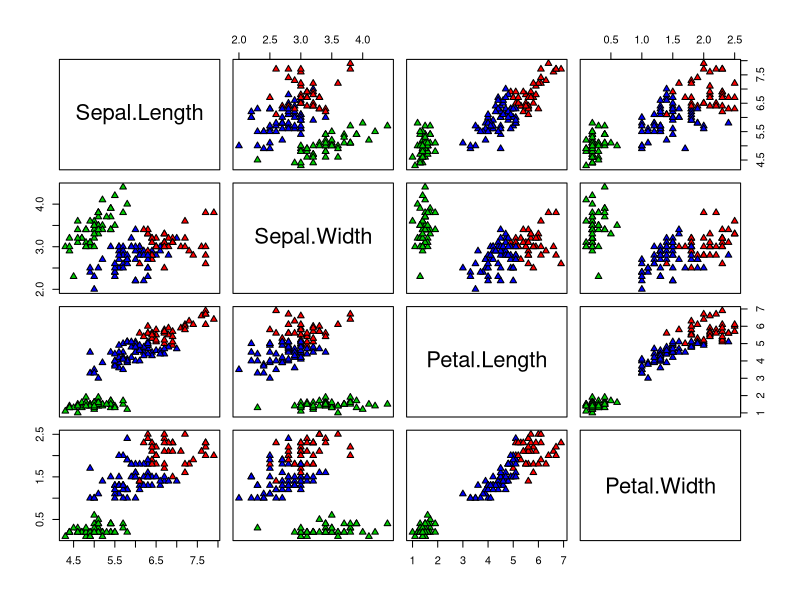
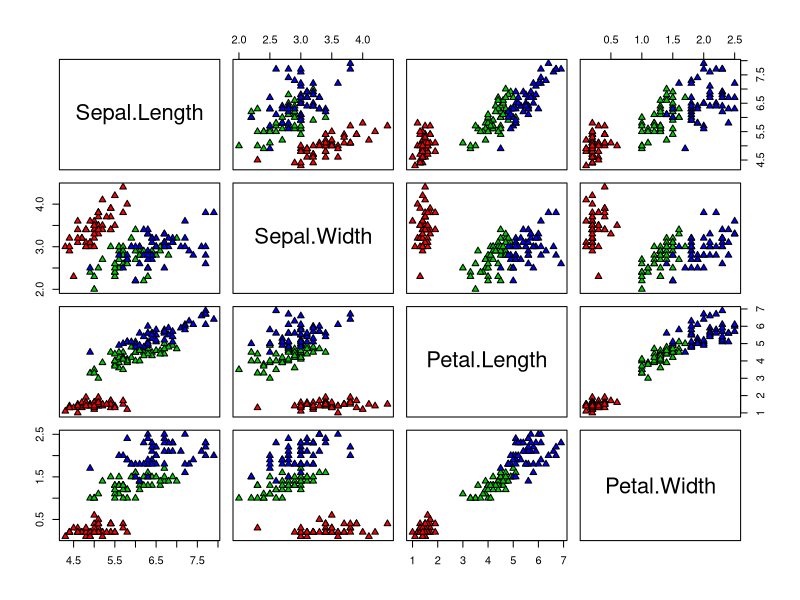

These figures' R source, in order:
clysteru_tri <- kmeans(iris[,1:4],3, nstart = 20)
clysteru_tri
plot(iris[,1:4], pch = 24, bg=c("red","green3","blue")[unclass(clysteru_tri$cluster)])
plot(iris[,1:4], pch = 24, bg=c("red","green3","blue")[unclass(iris$Species)])